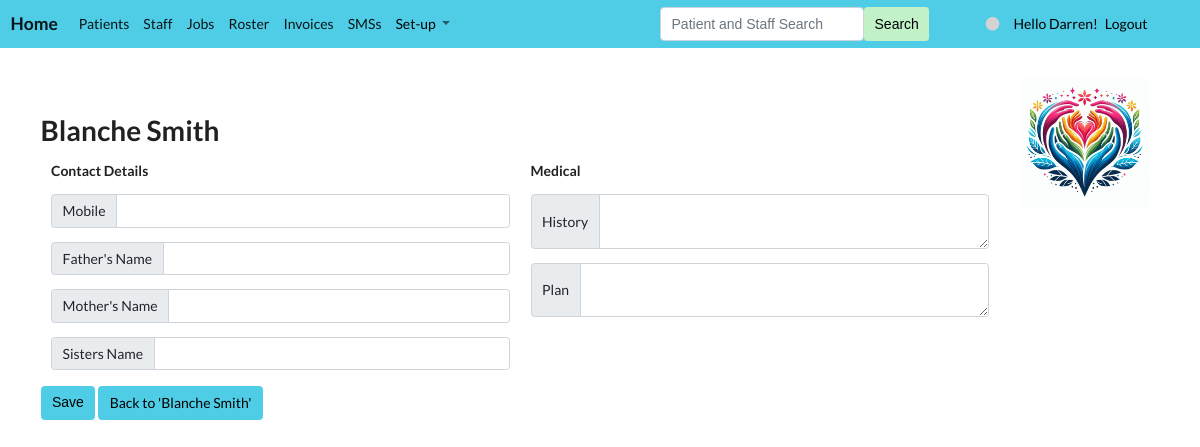
Page /ind_info/patient/1 (signed in) on the committed database.
### app/models.py (models this page shows, shortened)
class Patient(Model):
    model_str = "patient"
    single = "Patient"
    plural = "Patients"
    has_order = True
    name = TextField(max_length=250, null=True, blank=True)
    order = IntegerField(null=True, blank=True)
    active = BooleanField(null=True, blank=True, default=True)
    mobile = TextField(null=True, blank=True)
    photo = ImageField(null=True, blank=True, upload_to="images/")
    def __str__(self): return self.name
    def info(self): return Info.objects.filter(patient=self).order_by('order_field')

class Info(Model):
    model_str = "info"
    single = "Information"
    plural = "Information"
    has_order = False
    category = TextField(blank=True, null=True)
    field = TextField(blank=True, null=True)
    content_text = TextField(blank=True, null=True)
    content_date = DateField(null=True, blank=True)
    content_number = FloatField(null=True, blank=True)
    info_category = ForeignKey(InfoCategory, blank=True, null=True, related_name="info_type", on_delete=CASCADE)
    order_category = IntegerField(null=True, blank=True)
    info_field = ForeignKey(InfoField, blank=True, null=True, related_name="info_type", on_delete=CASCADE)
    order_field = IntegerField(null=True, blank=True)
    created_by = ForeignKey(Staff, blank=True, null=True, related_name="info_created_by", on_delete=SET_NULL)
    date_time_created = DateTimeField(null=True, blank=True)
    staff = ForeignKey(Staff, blank=True, null=True, related_name="info_staff", on_delete=SET_NULL)
    patient = ForeignKey(Patient, blank=True, null=True, related_name="info_patient", on_delete=SET_NULL)
    recurring_job = ForeignKey(RecurringJob, blank=True, related_name="info_recurring_job", null=True, on_delete=SET_NULL)
    job = ForeignKey(Job, blank=True, null=True, related_name="info_job", on_delete=SET_NULL)
    month = ForeignKey(Month, blank=True, null=True, related_name="info_month", on_delete=SET_NULL)
    def content(self):
        if not self.info_field: return None
        content_type = self.info_field.data_type
        if content_type in ["text", "text_area"]: return self.content_text
        if content_type == "date": return self.content_date
        if content_type == "number": return self.content_number
        return f"Error with content type"

class InfoField(Model):
    model_str = "infofield"
    single = "Info Field"
    plural = "Info Fields"
    has_order = True
    database = TextField(null=True, blank=True, choices=get_choices(["patient", "staff", "recurring_job", "job", "month"]))
    category = ForeignKey(InfoCategory, null=True, blank=True, on_delete=SET_NULL)
    field = TextField(null=True, blank=True)
    order = IntegerField(null=True, blank=True)
    data_type = TextField(null=True, blank=True, choices=get_choices(["text", "text_area", "date", "number"]))

### app/views.py (the view)
# urls.py: path("ind_info/<model_str>/<id>", ind_info, name="ind_info"),
def ind_info(request, model_str, id):
    staff, model, form, nav_models, colour = get_info(request, model_str)
    model = get_model(model_str)
    item = model.objects.get(id=id)
    if request.method == 'POST':
        for info in item.info():
            content = request.POST.get(info.field)
            if content != "":
                print("Post info:", info.field, content)
                info.save_content(content)
    context = {'item': item, 'model': model, 'nav_models': nav_models, 'colour': colour, 'staff': staff}
    return render(request, f"{model_str}_info.html", context)

### app/models.py (called while the page is built)
    def colour(self):
        return colours[min(self.colour_no, len(colours) - 1)]

### app/views.py (called while the page is built)
def get_model(model_str):
    for model in models:
        if model.model_str == model_str: return model

### app/templates/patient_info.html (shortened to what this page needs)
{% extends 'base.html'%}
{% block content %}
<link rel="stylesheet" href="https://cdnjs.cloudflare.com/ajax/libs/font-awesome/5.15.3/css/all.min.css">
<h1>{{ item.name }}</h1>
<form class="form-inline my-2 my-lg-0" method="POST" enctype="multipart/form-data">
    <div class="row">
        <div>
        {% for info in item.info %}
            {% ifchanged info.category %}
                </div>
                <div class="col-6">
                <h5>{{ info.category }}</h5>
            {% endifchanged %}
                <div class="input-group mb-3">
                  <span class="input-group-text">{{ info.field }}</span>
                    {% if info.info_field.data_type == "date" %}
                        <input type="date" class="form-control" value="{% if info.content %}{{ info.content }}{% endif %}" id="{{ info.field }}" name="{{ info.field }}">
                    {% elif info.info_field.data_type == "text_area"%}
                        <textarea class="form-control" aria-label="With textarea" id="{{ info.field }}" name="{{ info.field }}">{% if info.content %}{{ info.content }}{% endif %}</textarea>
                    {% else %}
                        <input type="text" class="form-control" value="{% if info.content %}{{ info.content }}{% endif %}" id="{{ info.field }}" name="{{ info.field }}">
                    {% endif %}
                </div>
        {% endfor %}
        </div>
    </div>
    <button type="submit" class="btn btn-care"style="background-color: {{ colour }};" >Save</button>
    <a class="btn btn-care" style="background-color: {{ colour }};" href="{% url 'ind' model.model_str item.id %}">Back to '{{ item }}'</a>
</form><br>
{% endblock %}

### app/templates/navbar.html (shortened to what this page needs)
<nav class="navbar navbar-light navbar-expand-xl" style="background-color: {{ colour }};">
  <div class="container-fluid">
    <a class="navbar-brand" href="{% url 'home' %}"><b>Home</b></a>
    <ul class="navbar-nav me-auto mb-2 mb-lg-0">
        {% for model in nav_models.0 %}
          <li class="nav-item"><a class="nav-link active" href="{% url 'list' model.model_str %}">{{ model.plural }}</a></li>
        {% endfor %}
        {% if nav_models.1 %}
        <li class="nav-item dropdown">
          <a class="nav-link dropdown-toggle" href="#" id="navbarDropdown" role="button" data-bs-toggle="dropdown" aria-expanded="false">
            <span style="color: black">Set-up</span>
          </a>
        </li>
        {% endif %}
    </ul>
          {% if user.is_authenticated %}
              <form class="d-flex" method="POST" action="{% url 'search' %}">
                <input class="form-control" type="search" placeholder="Patient and Staff Search" name="searched">
                <button class="btn btn-success me-5" style="color: black; background-color: #C2F1C8; border:None" type="submit">Search</button>
              </form>
            {% if request.user.first_name == "Allison" %}
                <span class="nav-item"><a class="nav-link active" href="{% url 'switch_user' 'admin' %}"><i class="fas fa-circle" style="color:lightgrey;"></i></a></span>
            {% elif request.user.first_name == "Matt" %}
                <span class="nav-item"><a class="nav-link active" href="{% url 'switch_user' 'setup' %}"><i class="fas fa-circle" style="color:lightgrey;"></i></a></span>
            {% elif request.user.first_name == "Darren" %}
                <span class="nav-item"><a class="nav-link active" href="{% url 'switch_user' 'staff' %}"><i class="fas fa-circle" style="color:lightgrey;"></i></a></span>
            {% endif %}
            <span class="me-2" style="color: black">Hello {{ request.user.first_name }}!</span>
            <a class="me-5" style="color: black" href="{% url 'custom_logout' %}">Logout</a>
          {% else %}
            <a style="color: black" class="me-5" href="{% url 'signup' %}">Signup</a>
            <a style="color: black" href="{% url 'custom_login' %}">Login</a>
          {% endif %}
  </div>
</nav>

### app/static/styles.css (style rules this page uses)
.btn-care { color: black; background-color: #50CDE6; border-color: #50CDE6; margin-top: 2px; margin-bottom: 2px; }

### rows in the picture
Patient: name "Blanche Smith"
Info: category "Contact Details", field "Mobile"
Info: field "Father's Name"
Info: field "Mother's Name"
Info: field "Sisters Name"
Info: category "Medical", field "History"
Info: field "Plan"

### other values in the picture
{{ model.plural }} "Patients" "Staff" "Jobs" "Roster" "Invoices" "SMSs"
{{ request.user.first_name }} "Darren"
